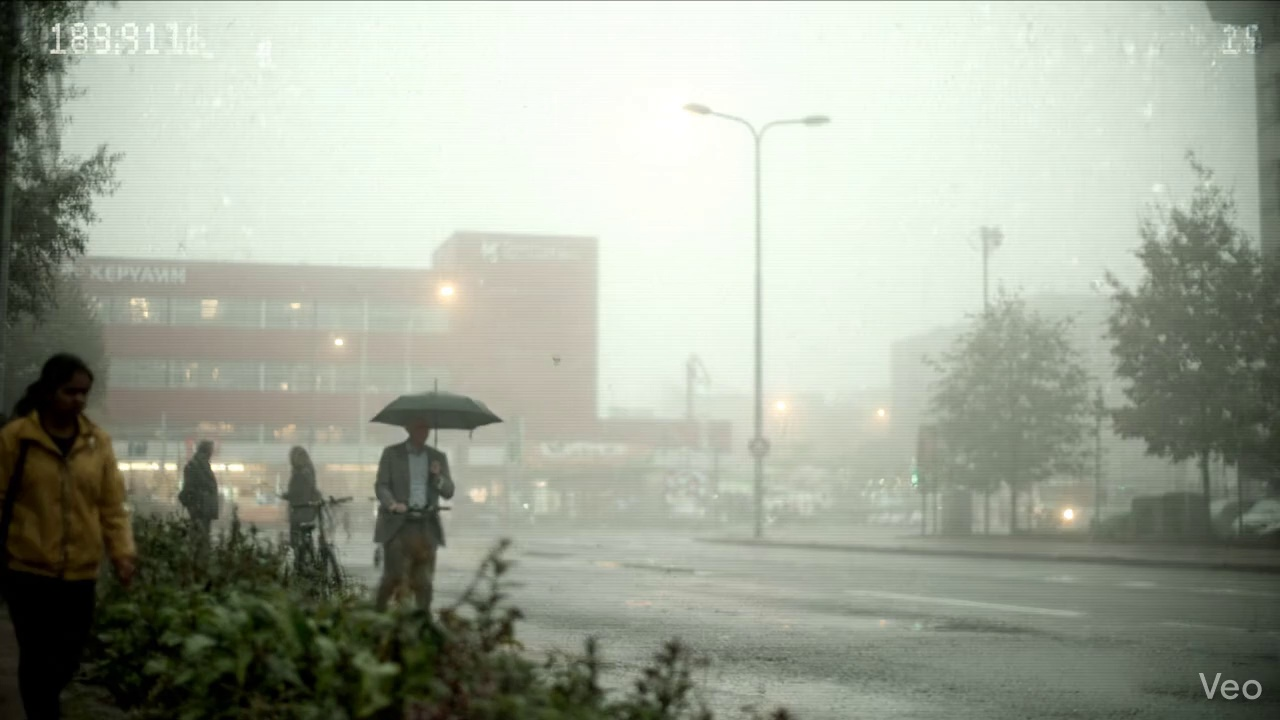
#> input picture uploads/frames_1782208977/000000.jpg, 1280 x 720 px
$ python -i image_conditioning.py   (imports and definitions only)
#> lines starting #> are read from the running program, lines starting #| are printed output that depends on the picture
import cv2
import numpy as np


def _to_uint8_rgb(img):
    return np.clip(img * 255.0, 0, 255).astype(np.uint8)
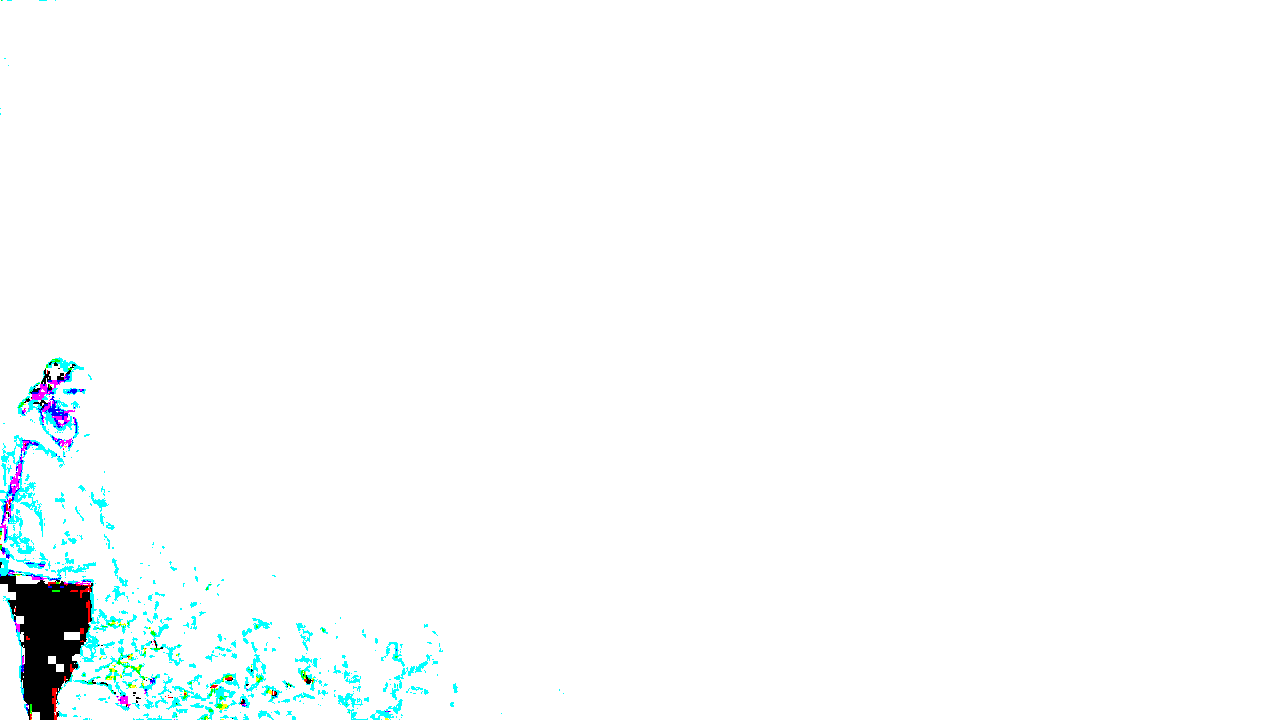
#> returned value: shape (720, 1280, 3); mean of channels 0, 1, 2 252.6, 252.3, 249.6; drawn as B, G, R


def _to_float_rgb(img):
    return img.astype(np.float32) / 255.0


# [6 lines left out: function gray_world_white_balance, not called in this run]


def clahe_luminance(img, clip_limit=1.4, tile_grid_size=(8, 8)):
    rgb = _to_uint8_rgb(img)
    lab = cv2.cvtColor(rgb, cv2.COLOR_RGB2LAB)
#> lab: shape (720, 1280, 3); mean of channels 0, 1, 2 252.5, 127.9, 129.1
    l_channel, a_channel, b_channel = cv2.split(lab)
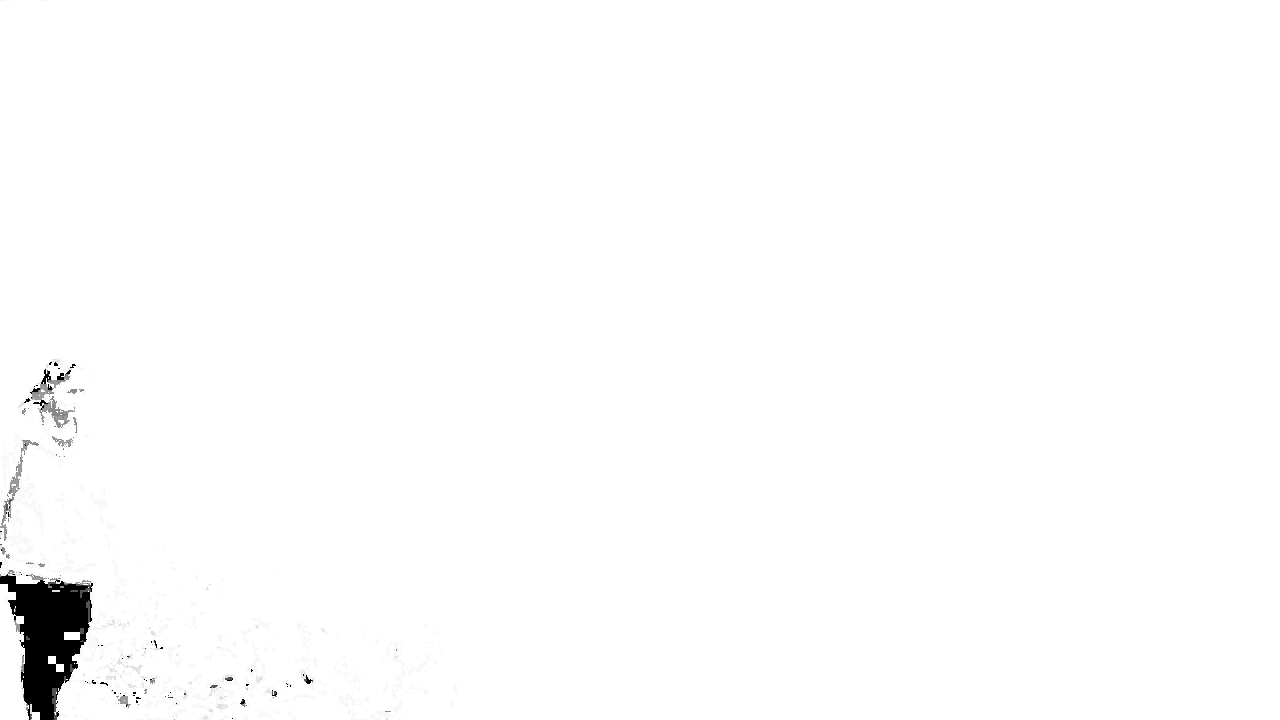
#> l_channel: shape (720, 1280); min 0, max 255, mean 252.5
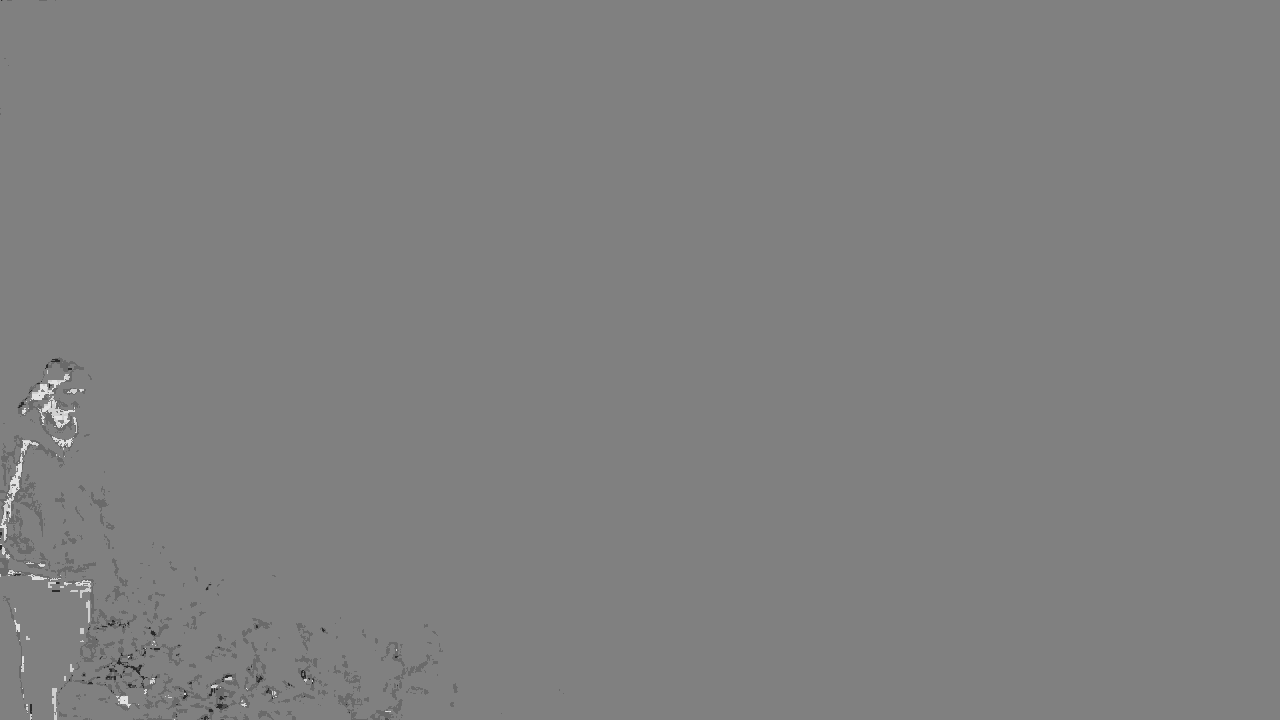
#> a_channel: shape (720, 1280); min 42, max 226, mean 127.9
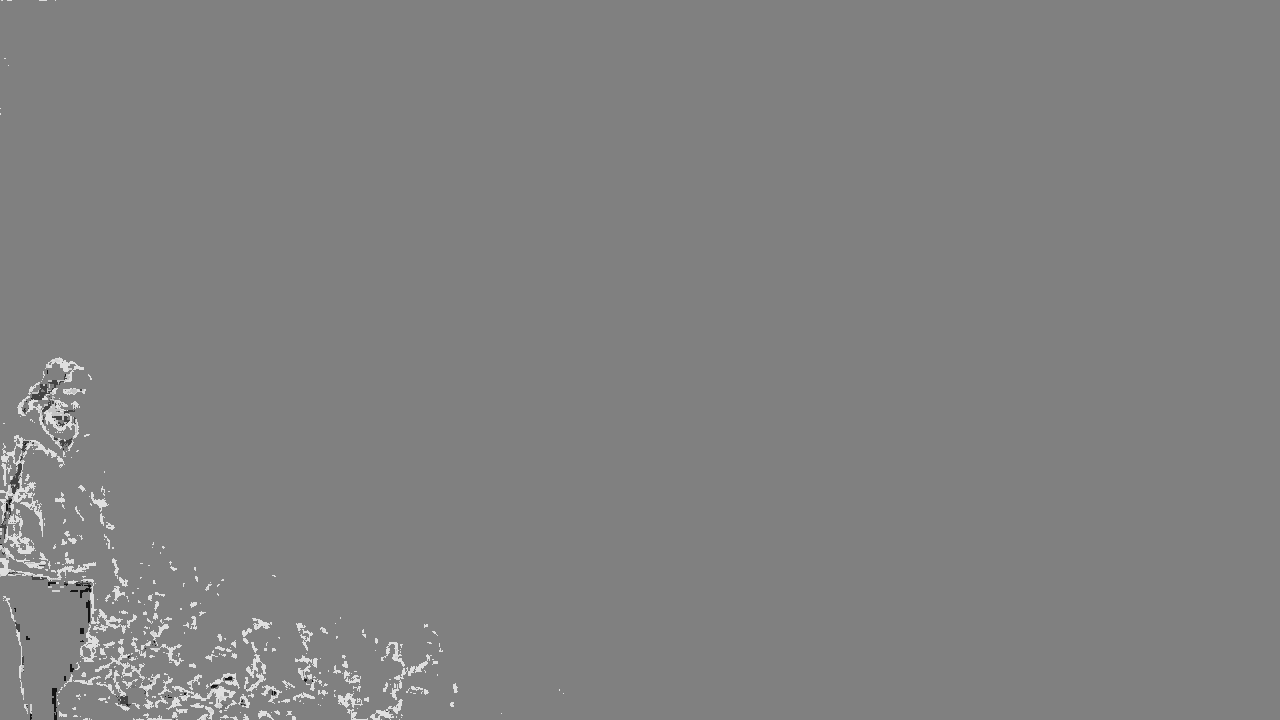
#> b_channel: shape (720, 1280); min 20, max 223, mean 129.1
    clahe = cv2.createCLAHE(clipLimit=clip_limit, tileGridSize=tile_grid_size)
    l_channel = clahe.apply(l_channel)
    lab = cv2.merge([l_channel, a_channel, b_channel])
#> lab: shape (720, 1280, 3); mean of channels 0, 1, 2 252.5, 127.9, 129.1
    return _to_float_rgb(cv2.cvtColor(lab, cv2.COLOR_LAB2RGB))


def gamma_correct(img, gamma=0.95):
    return np.clip(np.power(np.clip(img, 0, 1), gamma), 0, 1)


# [18 lines left out: functions percentile_luminance_stretch, boost_saturation, not called in this run]


def unsharp_mask(img, amount=0.18, sigma=1.0):
    blurred = cv2.GaussianBlur(img, (0, 0), sigmaX=sigma, sigmaY=sigma)
    return np.clip(img * (1.0 + amount) - blurred * amount, 0, 1)


# [27 lines left out: functions preprocess_image, postprocess_image, not called in this run]

>>> import cv2
>>> picture = cv2.cvtColor(cv2.imread('uploads/frames_1782208977/000000.jpg'), cv2.COLOR_BGR2RGB)
>>> result = clahe_luminance(picture)
